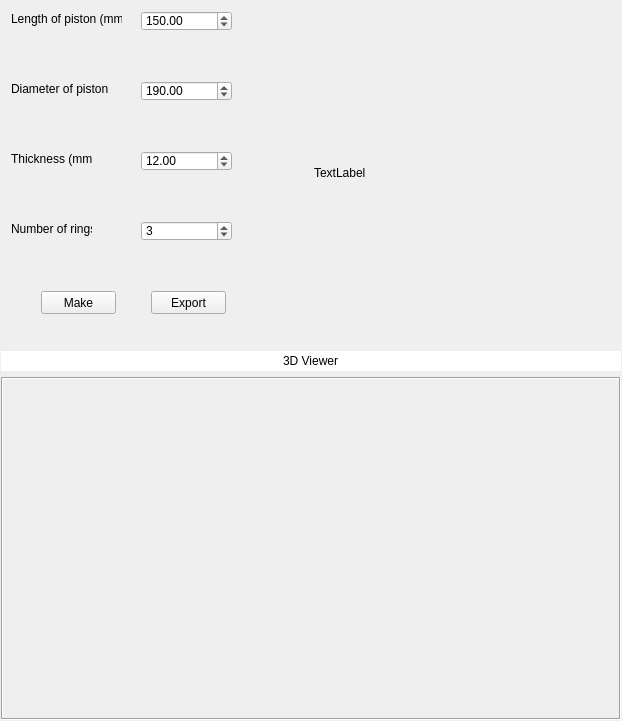
<?xml version="1.0" encoding="UTF-8"?>
<ui version="4.0">
 <class>PistonClass</class>
 <widget class="QMainWindow" name="PistonClass">
  <property name="geometry">
   <rect>
    <x>0</x>
    <y>0</y>
    <width>622</width>
    <height>721</height>
   </rect>
  </property>
  <property name="windowTitle">
   <string>3D GUI</string>
  </property>
  <widget class="QWidget" name="centralWidget">
   <layout class="QHBoxLayout" name="horizontalLayout_2">
    <property name="spacing">
     <number>1</number>
    </property>
    <property name="margin">
     <number>1</number>
    </property>
    <item>
     <layout class="QVBoxLayout" name="verticalLayout">
      <item>
       <layout class="QHBoxLayout" name="horizontalLayout">
        <item>
         <layout class="QVBoxLayout" name="verticalLayout_2">
          <item>
           <widget class="QWidget" name="widget" native="true">
            <widget class="QLabel" name="label_2">
             <property name="geometry">
              <rect>
               <x>10</x>
               <y>10</y>
               <width>111</width>
               <height>16</height>
              </rect>
             </property>
             <property name="text">
              <string>Length of piston (mm)</string>
             </property>
            </widget>
            <widget class="QSplitter" name="splitter">
             <property name="geometry">
              <rect>
               <x>140</x>
               <y>10</y>
               <width>91</width>
               <height>20</height>
              </rect>
             </property>
             <property name="orientation">
              <enum>Qt::Horizontal</enum>
             </property>
             <widget class="QDoubleSpinBox" name="_dsbLength">
              <property name="minimum">
               <double>1.000000000000000</double>
              </property>
              <property name="maximum">
               <double>999.990000000000009</double>
              </property>
              <property name="value">
               <double>150.000000000000000</double>
              </property>
             </widget>
            </widget>
           </widget>
          </item>
          <item>
           <widget class="QWidget" name="widget_3" native="true">
            <widget class="QLabel" name="label_3">
             <property name="geometry">
              <rect>
               <x>10</x>
               <y>10</y>
               <width>101</width>
               <height>16</height>
              </rect>
             </property>
             <property name="text">
              <string>Diameter of piston</string>
             </property>
            </widget>
            <widget class="QSplitter" name="splitter_3">
             <property name="geometry">
              <rect>
               <x>140</x>
               <y>10</y>
               <width>91</width>
               <height>20</height>
              </rect>
             </property>
             <property name="orientation">
              <enum>Qt::Horizontal</enum>
             </property>
             <widget class="QDoubleSpinBox" name="_dsbDiameter">
              <property name="minimum">
               <double>1.000000000000000</double>
              </property>
              <property name="maximum">
               <double>999.990000000000009</double>
              </property>
              <property name="value">
               <double>190.000000000000000</double>
              </property>
             </widget>
            </widget>
            <zorder>splitter_3</zorder>
            <zorder>label_3</zorder>
           </widget>
          </item>
          <item>
           <widget class="QWidget" name="widget_4" native="true">
            <widget class="QLabel" name="label">
             <property name="geometry">
              <rect>
               <x>10</x>
               <y>10</y>
               <width>81</width>
               <height>16</height>
              </rect>
             </property>
             <property name="text">
              <string>Thickness (mm)</string>
             </property>
            </widget>
            <widget class="QSplitter" name="splitter_4">
             <property name="geometry">
              <rect>
               <x>140</x>
               <y>10</y>
               <width>91</width>
               <height>20</height>
              </rect>
             </property>
             <property name="orientation">
              <enum>Qt::Horizontal</enum>
             </property>
             <widget class="QDoubleSpinBox" name="_dsbThickness">
              <property name="minimum">
               <double>0.000000000000000</double>
              </property>
              <property name="maximum">
               <double>999.990000000000009</double>
              </property>
              <property name="value">
               <double>12.000000000000000</double>
              </property>
             </widget>
            </widget>
           </widget>
          </item>
          <item>
           <widget class="QWidget" name="widget_5" native="true">
            <widget class="QLabel" name="label_4">
             <property name="geometry">
              <rect>
               <x>10</x>
               <y>10</y>
               <width>81</width>
               <height>16</height>
              </rect>
             </property>
             <property name="text">
              <string>Number of rings</string>
             </property>
            </widget>
            <widget class="QSplitter" name="splitter_5">
             <property name="geometry">
              <rect>
               <x>140</x>
               <y>10</y>
               <width>91</width>
               <height>20</height>
              </rect>
             </property>
             <property name="orientation">
              <enum>Qt::Horizontal</enum>
             </property>
             <widget class="QSpinBox" name="_spbNumberRing">
              <property name="value">
               <number>3</number>
              </property>
             </widget>
            </widget>
           </widget>
          </item>
          <item>
           <widget class="QWidget" name="widget_2" native="true">
            <widget class="QPushButton" name="_bntMake">
             <property name="geometry">
              <rect>
               <x>40</x>
               <y>10</y>
               <width>75</width>
               <height>23</height>
              </rect>
             </property>
             <property name="text">
              <string>Make</string>
             </property>
            </widget>
            <widget class="QPushButton" name="_bntExport">
             <property name="geometry">
              <rect>
               <x>150</x>
               <y>10</y>
               <width>75</width>
               <height>23</height>
              </rect>
             </property>
             <property name="text">
              <string>Export</string>
             </property>
            </widget>
           </widget>
          </item>
         </layout>
        </item>
        <item>
         <widget class="QLabel" name="_referenceImage">
          <property name="text">
           <string>TextLabel</string>
          </property>
         </widget>
        </item>
       </layout>
      </item>
      <item>
       <widget class="QLineEdit" name="lineEdit">
        <property name="text">
         <string>3D Viewer</string>
        </property>
        <property name="frame">
         <bool>false</bool>
        </property>
        <property name="alignment">
         <set>Qt::AlignCenter</set>
        </property>
        <property name="dragEnabled">
         <bool>true</bool>
        </property>
        <property name="readOnly">
         <bool>true</bool>
        </property>
       </widget>
      </item>
      <item>
       <widget class="QFrame" name="_glWidget">
        <property name="frameShape">
         <enum>QFrame::Box</enum>
        </property>
        <property name="frameShadow">
         <enum>QFrame::Sunken</enum>
        </property>
       </widget>
      </item>
     </layout>
    </item>
   </layout>
  </widget>
 </widget>
 <layoutdefault spacing="6" margin="11"/>
 <resources>
  <include location="piston.qrc"/>
 </resources>
 <connections/>
</ui>
